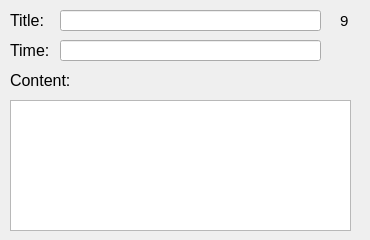
      <widget class="QWidget" name="Page9">
       <widget class="QLabel" name="label_25">
        <property name="geometry">
         <rect>
          <x>10</x>
          <y>10</y>
          <width>41</width>
          <height>21</height>
         </rect>
        </property>
        <property name="font">
         <font>
          <pointsize>12</pointsize>
         </font>
        </property>
        <property name="text">
         <string>Title:</string>
        </property>
       </widget>
       <widget class="QLabel" name="label_26">
        <property name="geometry">
         <rect>
          <x>10</x>
          <y>40</y>
          <width>41</width>
          <height>21</height>
         </rect>
        </property>
        <property name="font">
         <font>
          <pointsize>12</pointsize>
         </font>
        </property>
        <property name="text">
         <string>Time:</string>
        </property>
       </widget>
       <widget class="QLineEdit" name="title_9">
        <property name="geometry">
         <rect>
          <x>60</x>
          <y>10</y>
          <width>261</width>
          <height>21</height>
         </rect>
        </property>
        <property name="readOnly">
         <bool>true</bool>
        </property>
       </widget>
       <widget class="QLineEdit" name="time_9">
        <property name="geometry">
         <rect>
          <x>60</x>
          <y>40</y>
          <width>261</width>
          <height>21</height>
         </rect>
        </property>
        <property name="readOnly">
         <bool>true</bool>
        </property>
       </widget>
       <widget class="QLabel" name="label_27">
        <property name="geometry">
         <rect>
          <x>10</x>
          <y>70</y>
          <width>71</width>
          <height>21</height>
         </rect>
        </property>
        <property name="font">
         <font>
          <pointsize>12</pointsize>
         </font>
        </property>
        <property name="text">
         <string>Content:</string>
        </property>
       </widget>
       <widget class="QLabel" name="label_39">
        <property name="geometry">
         <rect>
          <x>340</x>
          <y>10</y>
          <width>21</width>
          <height>21</height>
         </rect>
        </property>
        <property name="font">
         <font>
          <pointsize>11</pointsize>
         </font>
        </property>
        <property name="layoutDirection">
         <enum>Qt::LeftToRight</enum>
        </property>
        <property name="frameShape">
         <enum>QFrame::NoFrame</enum>
        </property>
        <property name="text">
         <string>9</string>
        </property>
       </widget>
       <widget class="QPlainTextEdit" name="plainTextEdit_9">
        <property name="geometry">
         <rect>
          <x>10</x>
          <y>100</y>
          <width>341</width>
          <height>131</height>
         </rect>
        </property>
        <property name="readOnly">
         <bool>true</bool>
        </property>
       </widget>
      </widget>
